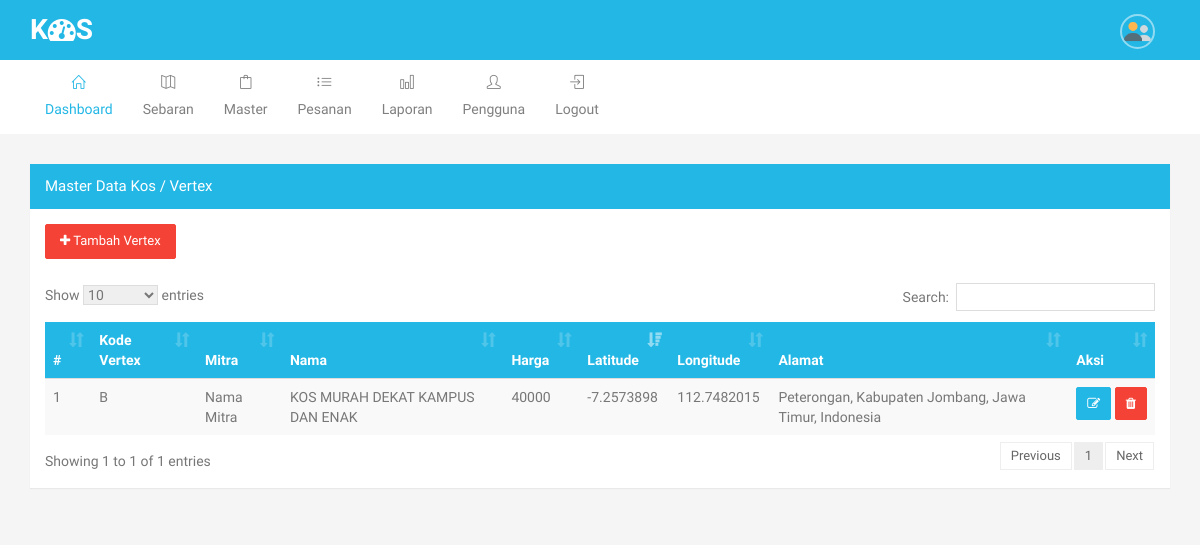
Before: /master_kos (signed in) with the older database file.
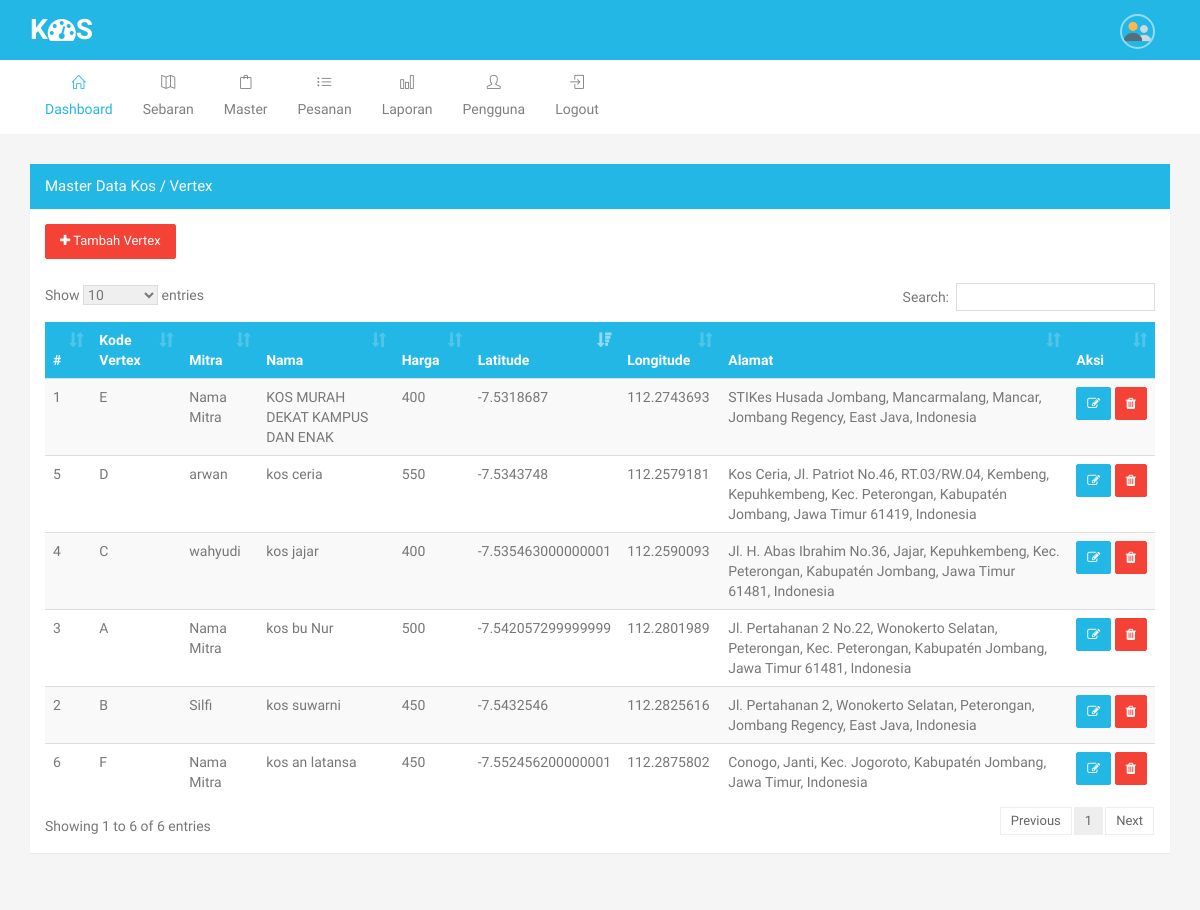
After: the same page with the newer database file.
### tables this page shows
CREATE TABLE `m_kos` (
  `id` int(11) NOT NULL,
  `kode` varchar(24) NOT NULL,
  `nama` text NOT NULL,
  `id_mitra` int(11) NOT NULL,
  `harga` int(11) NOT NULL,
  `deskripsi` text NOT NULL,
  `alamat` text NOT NULL,
  `lat` text NOT NULL,
  `lng` text NOT NULL,
  `gambar` text NOT NULL,
  `gambar2` text NOT NULL,
  `gambar3` text NOT NULL
);

CREATE TABLE `m_mitra` (
  `id` int(11) NOT NULL,
  `nama` varchar(225) NOT NULL,
  `hp` text NOT NULL,
  `email` text NOT NULL,
  `alamat` text NOT NULL,
  `username` text NOT NULL,
  `password` text NOT NULL,
  `status` text NOT NULL
);

### config/koneksi.php (called while the page is built, shortened)
<?php
$base_url = "http://localhost/pencarian_kos/";
?>

### pages/master_kos.php (the view, shortened to what this page needs)
<div class="row">
    <div class="col-md-12">
        <div class="panel panel-primary collapsed">
            <div class="panel-heading">
                Master data Kos / Vertex
            </div>
            <div class="panel-body">
                <a href="<?php echo $base_url; ?>add_kos" class="btn btn-danger"><i class="fa fa-plus"></i> Tambah Vertex</a>
                <br>
                <br>
                <table id="datatable" class="table table-striped dt-responsive nowrap">
                    <thead class="bg-primary">
                        <tr>
                            <th>#</th>
                            <th>Kode Vertex</th>
                            <th>Mitra</th>
                            <th>Nama</th>
                            <th>Harga</th>
                            <th>Latitude</th>
                            <th>Longitude</th>
                            <th>Alamat</th>
                            <th>Aksi</th>
                        </tr>
                    </thead>
                    <tbody>
                     <?php
                     $no=1;
                     if ($_SESSION['level']==1) {
                        $filter = "";
                     }elseif ($_SESSION['level']==3) {
                        $filter = "WHERE a.id_mitra='".$_SESSION['id_mitra']."'";
                     }
                     $q = mysqli_query($conn,"SELECT a.*, b.nama as mitra FROM m_kos as a
                        LEFT JOIN m_mitra as b ON a.id_mitra = b.id
                        ".$filter."
                        ");
                     while ($d = mysqli_fetch_array($q)) :
                         ?>
                         <tr>
                             <td width="1%"><?php echo $no++; ?></td>
                             <td><?php echo $d['kode']; ?></td>
                             <td><?php echo $d['mitra']; ?></td>
                             <td><?php echo $d['nama']; ?></td>
                             <td><?php echo $d['harga']; ?></td>
                             <td><?php echo $d['lat']; ?></td>
                             <td><?php echo $d['lng']; ?></td>
                             <td><?php echo $d['alamat']; ?></td>
                             <td nowrap="">
                                 <form action="" method="POST">
                                     <a href="<?php echo $base_url; ?>add_kos/<?php echo $d['id']; ?>" class="btn btn-primary btn-sm"><i class="fa fa-edit"></i></a>
                                     <button type="submit" name="hapus" onclick="return confirm('Apakah anda ingin menghapus data ini ?');" class="btn btn-danger btn-sm"><i class="fa fa-trash "></i></button>
                                 </form>
                             </td>
                         </tr>
                     <?php endwhile; ?>
                 </tbody>
             </table>
         </div>
     </div>
 </div>
</div>

Changed rows visible on the page:
changed m_kos "KOS MURAH DEKAT KAMPUS DAN ENAK": kode "B" → "E"; harga "40000" → "400"; lat "-7.2573898" → "-7.5318687"; lng "112.7482015" → "112.2743693"; alamat "Peterongan, Kabupaten Jombang, Jawa Timur, Indonesia" → "STIKes Husada Jombang, Mancarmalang, Mancar, Jombang Regency, East Java, Indonesia"
added m_kos: kode "B", id_mitra.nama "Silfi", nama "kos suwarni", harga "450", lat "-7.5432546", lng "112.2825616", alamat "Jl. Pertahanan 2, Wonokerto Selatan, Peterongan, Jombang Regency, East Java, Indonesia"
added m_kos: kode "A", id_mitra.nama "Nama Mitra", nama "kos bu Nur", harga "500", lat "-7.542057299999999", lng "112.2801989", alamat "Jl. Pertahanan 2 No.22, Wonokerto Selatan, Peterongan, Kec. Peterongan, Kabupatén Jombang, Jawa Timur 61481, Indonesia"
added m_kos: kode "C", id_mitra.nama "wahyudi", nama "kos jajar", harga "400", lat "-7.535463000000001", lng "112.2590093", alamat "Jl. H. Abas Ibrahim No.36, Jajar, Kepuhkembeng, Kec. Peterongan, Kabupatén Jombang, Jawa Timur 61481, Indonesia"
added m_kos: kode "D", id_mitra.nama "arwan", nama "kos ceria", harga "550", lat "-7.5343748", lng "112.2579181", alamat "Kos Ceria, Jl. Patriot No.46, RT.03/RW.04, Kembeng, Kepuhkembeng, Kec. Peterongan, Kabupatén Jombang, Jawa Timur 61419, Indonesia"
added m_kos: kode "F", id_mitra.nama "Nama Mitra", nama "kos an latansa", harga "450", lat "-7.552456200000001", lng "112.2875802", alamat "Conogo, Janti, Kec. Jogoroto, Kabupatén Jombang, Jawa Timur, Indonesia"
Other visible differences:
text written by a page script: "Show entries Search: Showing 1 to 1 of 1 entries Previous 1 Next" → "Show entries Search: Showing 1 to 6 of 6 entries Previous 1 Next"
